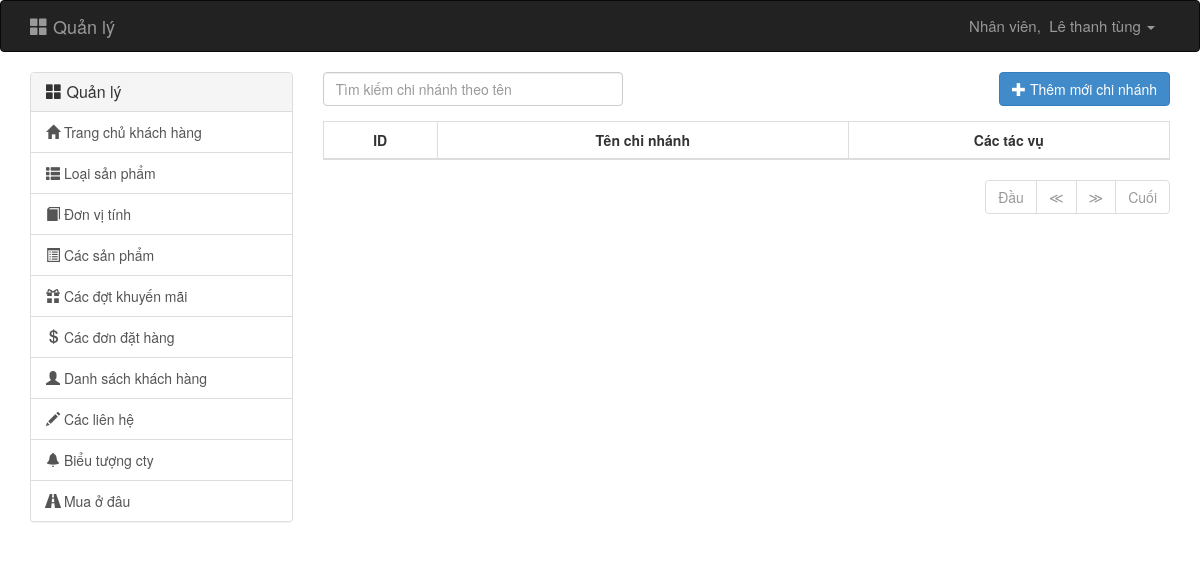
/admin.php?controller=wheretobuy (signed in), run on an earlier commit of the app's database.
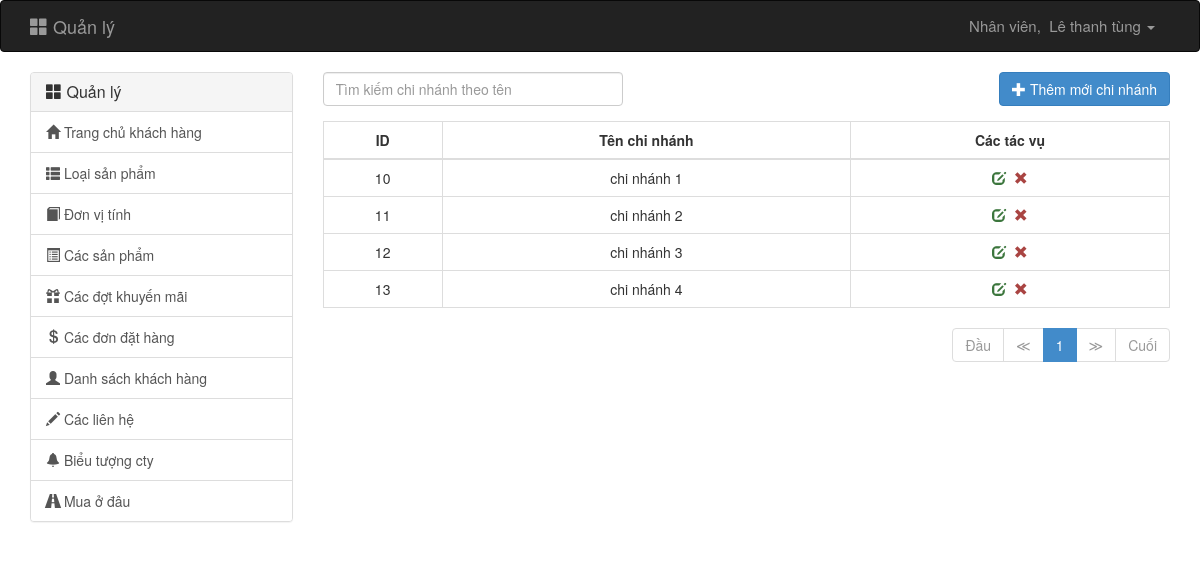
And on a later commit of the database.
### tables this page shows
CREATE TABLE IF NOT EXISTS `branches` (
  `ID` int(11) NOT NULL AUTO_INCREMENT,
  `NAME_BRANCH` varchar(255) NOT NULL,
  `DESCRIPTE_BRANCH` text NOT NULL,
  PRIMARY KEY (`ID`)
);

### backend/controllers/wheretobuy/index.php (called while the page is built, shortened)
<?php
if (isset($_GET['page'])) {
    $page = intval($_GET['page']);
} else {
    $page = 1;
}
$page = ($page > 0) ? $page : 1;
$limit = 10;
$offset = ($page - 1) * $limit;
$options = array(
    'limit' => $limit,
    'offset' => $offset
);
$url = 'admin.php?controller=wheretobuy';
$total_rows = get_total('branches', $options);
$total = ceil($total_rows / $limit);
$branches = get_all('branches', $options);
$pagination = pagination($url, $page, $total);
require 'backend/views/wheretobuy/index.php';

### backend/models/model.php (called while the page is built, shortened)
<?php
function get_all($table, $options = array()) {
    $select = isset($options['select']) ? $options['select'] : '*';
    $where = isset($options['where']) ? 'WHERE ' . $options['where'] : '';
    $order_by = isset($options['order_by']) ? 'ORDER BY ' . $options['order_by'] : '';
    $limit = isset($options['offset']) && isset($options['limit']) ? 'LIMIT ' . $options['offset'] . ',' . $options['limit'] : '';
    $sql = "SELECT $select FROM `$table` $where $order_by $limit";
    $query = mysql_query($sql) or die(mysql_error());
    $data = array();
    if (mysql_num_rows($query) > 0) {
        while ($row = mysql_fetch_assoc($query)) {
            $data[] = $row;
        }
    }
    return $data;
}
function get_total($table, $options = array()) {
    $where = isset($options['where']) ? 'WHERE ' . $options['where'] : '';
    $sql = "SELECT COUNT(*) as total FROM `$table` $where";
    $query = mysql_query($sql) or die(mysql_error());
    $row = mysql_fetch_assoc($query);
    return $row['total'];
}

### backend/views/wheretobuy/table.php (the view, shortened to what this page needs)
<form id="product_form" method="post" action="admin.php?controller=wheretobuy" role="form">
    <div class="col-xs-12">
        <div class="form-group">
            <div class="btn-group">
                <input id="search" name="search" type="text" class="form-control" placeholder="<?= BRANCH_TABLE_SEARCH ?>" style="width: 300px" value="<?= (isset($_GET['search'])) ? $_GET['search'] : ""; ?>"/>
            </div>
            <a href="admin.php?controller=wheretobuy&amp;action=edit" class="btn btn-primary pull-right"><i class="glyphicon glyphicon-plus"></i>&nbsp;<?= BRANCH_TABLE_ADD ?></a><br/>
        </div>
        <table class="table table-bordered table-hover">
            <thead>
                <tr>
                    <th><?= BRANCH_TABLE_ID ?></th>
                    <th><?= BRANCH_TABLE_NAME ?></th>
                    <th><?= BRANCH_TABLE_TASKS ?></th>
                </tr>
            </thead>
            <tbody>
                <?php foreach ($branches as $branch): ?>
                    <tr>
                        <td><?php echo $branch['ID']; ?></td>
                        <td>
                            <?=$branch['NAME_BRANCH'];?>
                        </td>
                        <td>
                            <a href="admin.php?controller=wheretobuy&amp;action=edit&amp;bid=<?php echo $branch['ID']; ?>" class="text-success" title="edit branch"><i class="glyphicon glyphicon-edit"></i></a>&nbsp;
                            <a href="#" onclick="if (confirm('<?= BRANCH_TABLE_CONFIRM_DELETE ?>')) {
                                        location.href = 'admin.php?controller=wheretobuy&amp;action=delete&amp;bid=<?php echo $branch['ID']; ?>';
                                    }" class="text-danger" title="delete branch"><i class="glyphicon glyphicon-remove"></i></a>
                        </td>
                    </tr>
                <?php endforeach; ?>
            </tbody>
        </table>
        <div class="text-right">
            <?php echo $pagination; ?>
        </div>
    </div>
</form>

### libraries/functions.php (shortened to what this page needs)
<?php
function pagination($url, $page, $total) {
    $adjacents = 2;
    $out = '<ul class="pagination">';
    if ($page == 1) {
        $out.= '<li class="disabled"><span>'.PAGING_FIRST.'</span></li>';
    } else {
        $out.='<li><a href="' . $url . '">'.PAGING_FIRST.'</a></li>';
    }
    if ($page == 1) {
        $out.= '<li class="disabled"><span>&Lt;</span></li>';
    } elseif ($page == 2) {
        $out.='<li><a href="' . $url . '">&Lt;</a></li>';
    } else {
        $out.='<li><a href="' . $url . '&amp;page=' . ($page - 1) . '">&Lt;</a></li>';
    }
    $pmin = ($page > $adjacents) ? ($page - $adjacents) : 1;
    $pmax = ($page < ($total - $adjacents)) ? ($page + $adjacents) : $total;
    for ($i = $pmin; $i <= $pmax; $i++) {
        if ($i == $page) {
            $out.= '<li class="active"><span>' . $i . '</span></li>';
        } elseif ($i == 1) {
            $out.= '<li><a href="' . $url . '">' . $i . '</a></li>';
        } else {
            $out.= '<li><a href="' . $url . "&amp;page=" . $i . '">' . $i . '</a></li>';
        }
    }
    if ($page < $total) {
        $out.= '<li><a href="' . $url . '&amp;page=' . ($page + 1) . '">&Gt;</a></li>';
    } else {
        $out.= '<li class="disabled"><span>&Gt;</span></li>';
    }
    if ($page < $total) {
        $out.= '<li><a href="' . $url . '&amp;page=' . $total . '">'.PAGING_END.'</a></li>';
    } else {
        $out.= '<li class="disabled"><span>'.PAGING_END.'</span></li>';
    }
    $out.= '</ul>';
    return $out;
}

What changed in the data, as far as the page shows it:
added branches: ID "10", NAME_BRANCH "chi nhánh 1"
added branches: ID "11", NAME_BRANCH "chi nhánh 2"
added branches: ID "12", NAME_BRANCH "chi nhánh 3"
added branches: ID "13", NAME_BRANCH "chi nhánh 4"
Also different on the page:
new list line: "1"
